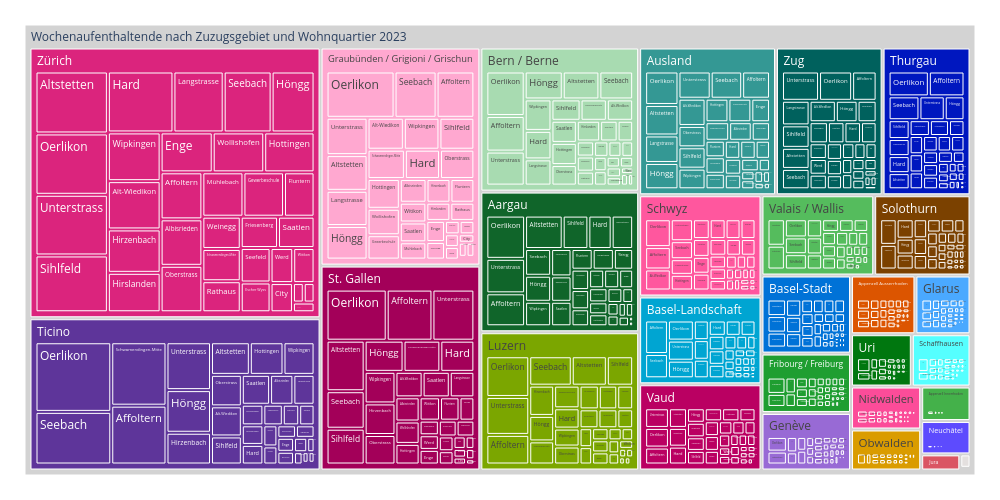

Source (notebook cell):
### Code cell
treeMap3= mypy_dv.plot_px_treemap(
    data=myTM3.reset_index()
    ,levels=['ZuzKtHistLang', 'QuarLang']
    ,values="AnzBestWir"
    ,color="ZuzKtHistLang"
    #, color_continuous_scale='Blues'
    , color_discrete_map=farben_dict_zc                            
    ,height=500
    ,width=1000             
    #,margin_val_bottom=25
    ,myHeaderTitle="Wochenaufenthaltende nach Zuzugsgebiet und Wohnquartier "+data_max_date
)
treeMap3

### Figure 1 — Plotly figure (JSON) as saved in the notebook; plotly's stock layout.template omitted (floating-point values rounded to 4 significant figures; data arrays with more than 128 entries replaced by an {"elided": "..."} marker saying what was removed)
{"data": [{"branchvalues": "total", "customdata": {"elided": "856x1 str values"}, "domain": {"x": [0, 1], "y": [0, 1]}, "hovertemplate": "%{label}<br><br>Anzahl:<br>%{value}<extra></extra>", "ids": {"elided": "856 str values"}, "labels": {"elided": "856 str values"}, "marker": {"colors": {"elided": "856 str values"}}, "name": "", "parents": {"elided": "856 str values"}, "root": {"color": "grey"}, "type": "treemap", "values": {"elided": "856 int values"}}], "layout": {"height": 500, "legend": {"tracegroupgap": 0}, "margin": {"b": 25, "l": 25, "r": 25, "t": 25}, "width": 1000}}
